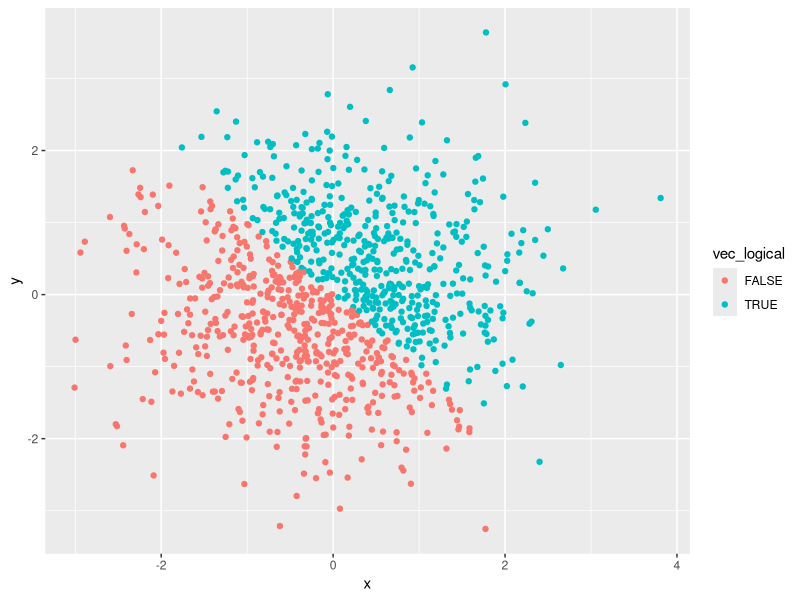
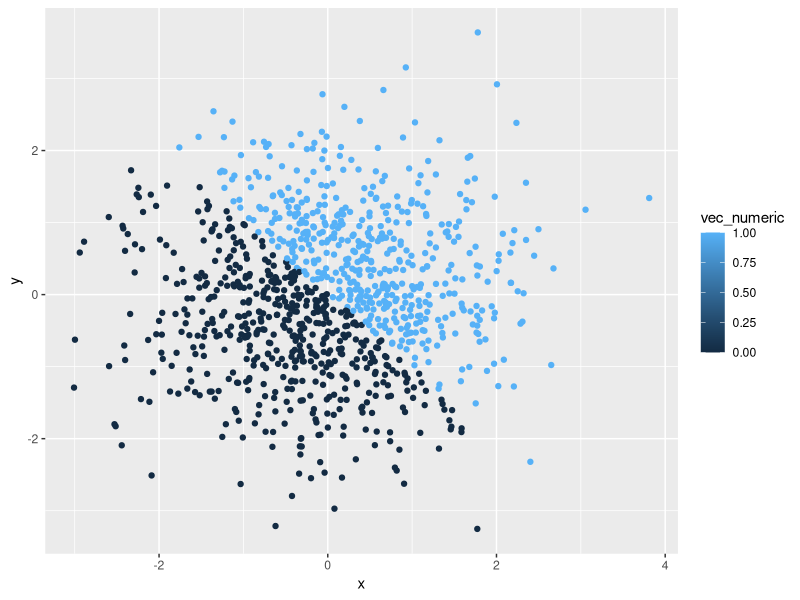
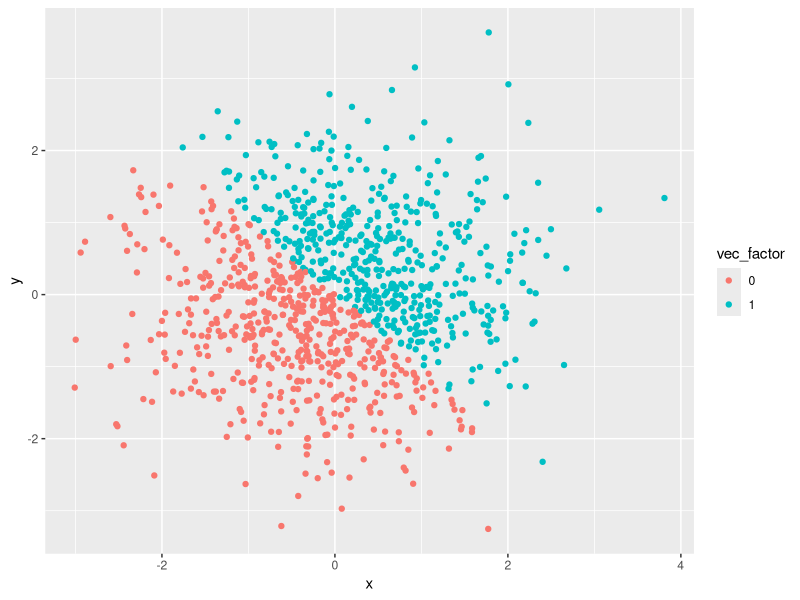
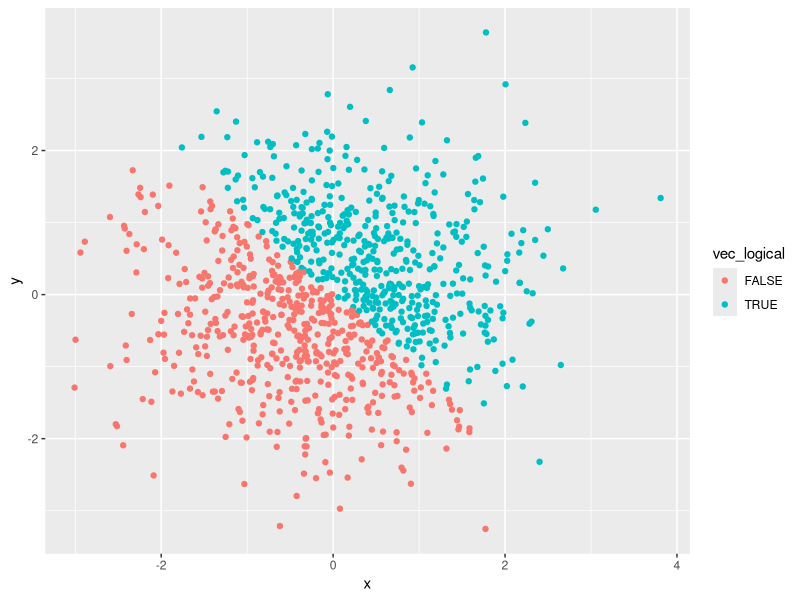

Generate these figures, in order, with R:
## ---- chunk 1
knitr::opts_chunk$set(echo = TRUE)
library(tidyverse)
## ---- chunk 2
set.seed(1)

data_p1 <- tibble(vec_numeric = runif(10, 0, 5), 
                  vec_logical = vec_numeric > 2, 
                  vec_char = c("a", "b", "c", "d", "e", "f", "g", "h", "j", "k"), 
                  vec_factor = factor(c("male", "female", "male", "female", "female", "male", "male", "female", "female", "male")))
## ---- chunk 3
mean(data_p1$vec_numeric)
mean(data_p1$vec_logical)
mean(data_p1$vec_char)
mean(data_p1$vec_factor)
## ---- chunk 4
set.seed(1)

data_p2 <- tibble(x = rnorm(1000), 
                  y = rnorm(1000), 
                  vec_logical = x + y > 0, 
                  vec_numeric = as.numeric(vec_logical), 
                  vec_factor = factor(vec_numeric))
## ---- chunk 5
color_logical <- ggplot(data_p2, 
                        aes(x = x, y = y, color = vec_logical)) + 
                 geom_point()

print(color_logical)
## ---- chunk 6
color_numeric <- ggplot(data_p2, 
                        aes(x = x, y = y, color = vec_numeric)) +
                 geom_point()

print(color_numeric)
## ---- chunk 7
color_factor <- ggplot(data_p2, 
                       aes(x = x, y = y, color = vec_factor)) + 
                geom_point()
  
print(color_factor)
## ---- chunk 8
ggsave("plots/scatter_plot_logical.pdf", 
       plot = color_logical,
       height = 4, width = 6)
